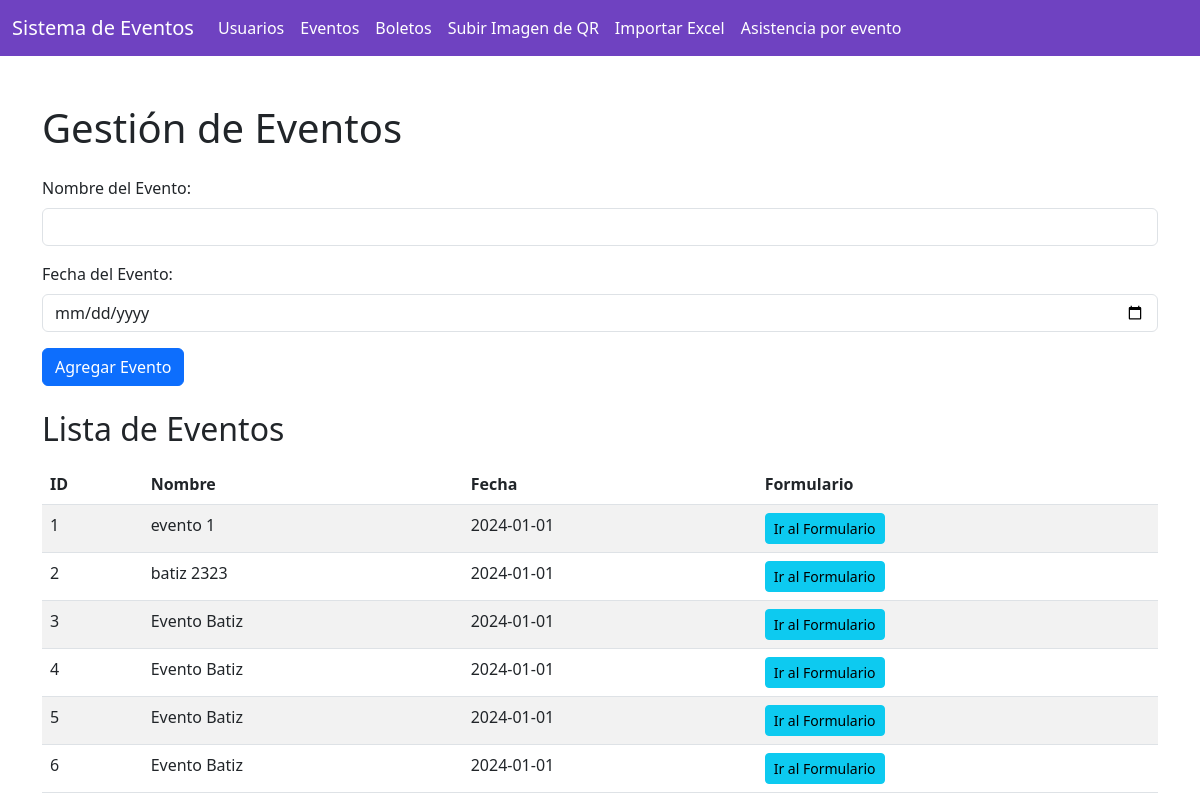
Page /eventos on the earlier database version.
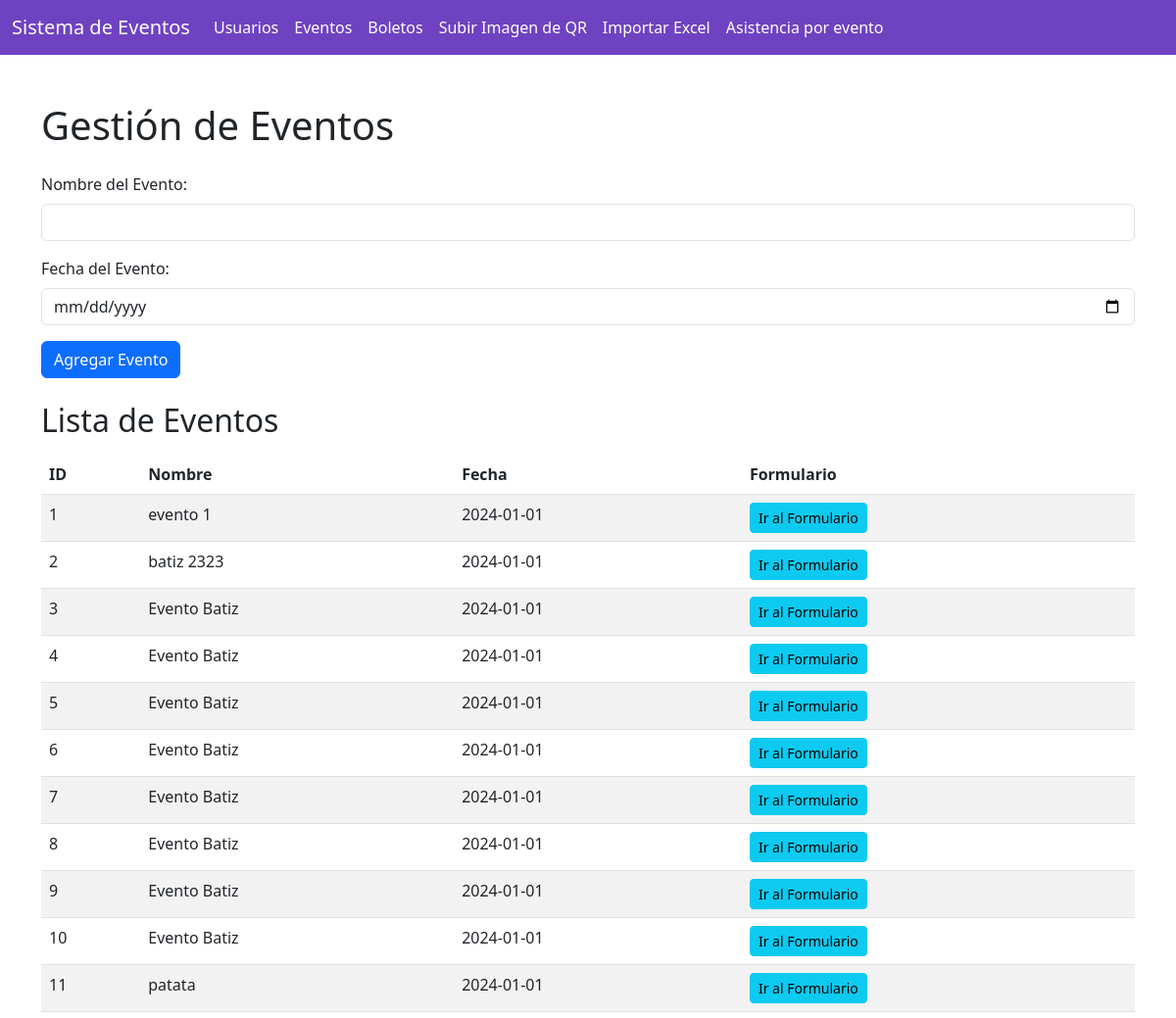
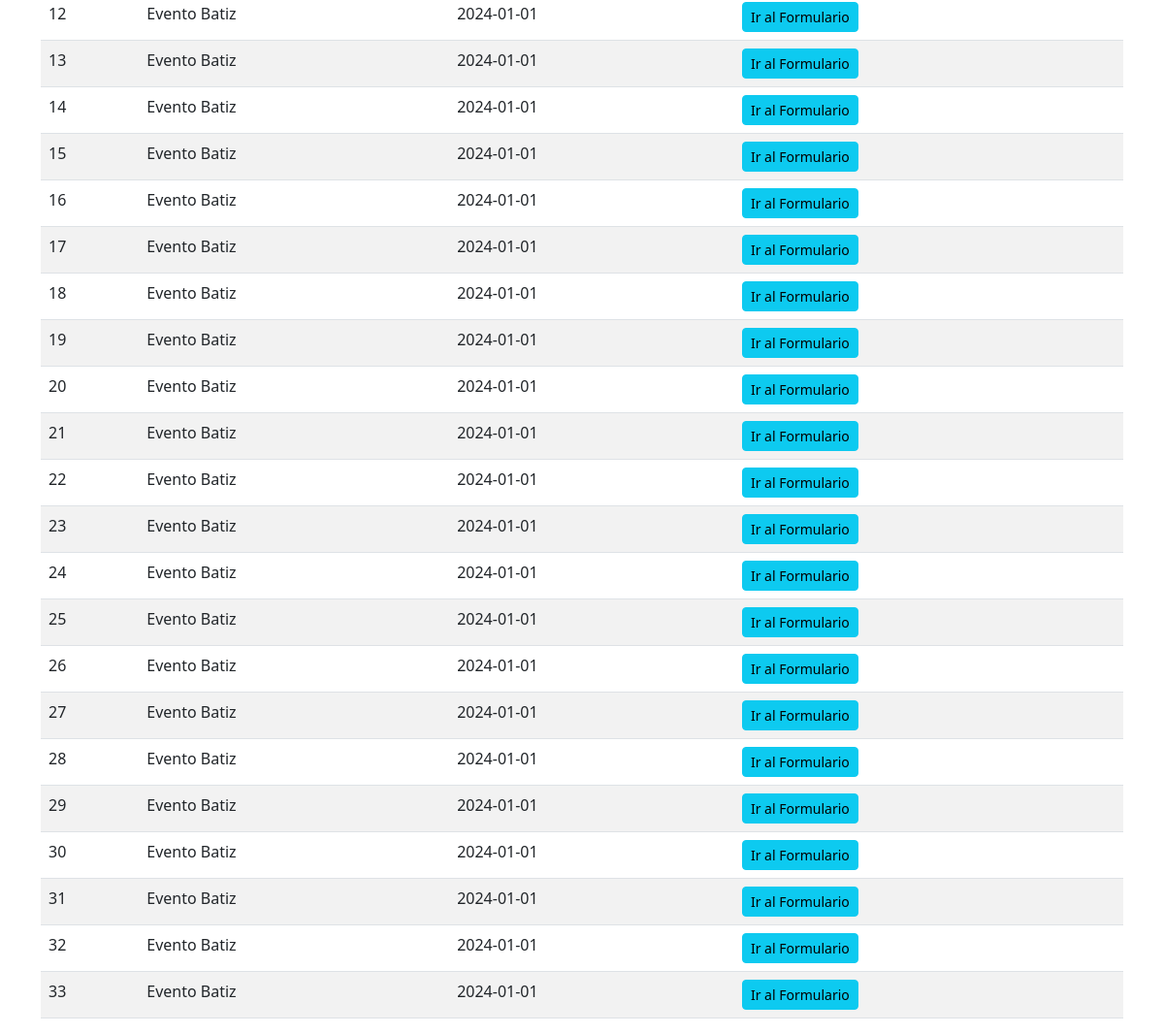
Same page on the later database version (2 pictures, top to bottom).
### app.py (models this page shows)
class Evento(db.Model):
    id = db.Column(db.Integer, primary_key=True)
    nombre = db.Column(db.String(100), nullable=False)
    fecha = db.Column(db.String(100), nullable=False)
    boletos = db.relationship('Boleto', backref='evento', lazy=True)

### app.py (the view, shortened to what this page needs)
@app.route('/eventos', methods=['GET', 'POST'])
def eventos():
    eventos = Evento.query.all()
    return render_template('eventos.html', eventos=eventos)

### templates/eventos.html (shortened to what this page needs)
<!DOCTYPE html>
<html lang="es">
  <head>
    <link
      href="https://cdn.jsdelivr.net/npm/bootstrap@5.3.0-alpha1/dist/css/bootstrap.min.css"
      rel="stylesheet"
    />
  </head>
  <body>
    {% include 'header.html' %}
    <div class="container mt-5">
      <h1 class="mb-4">Gestión de Eventos</h1>
      <form action="/eventos" method="POST" class="mb-4">
        <div class="mb-3">
          <label for="nombre" class="form-label">Nombre del Evento:</label>
          <input
            type="text"
            id="nombre"
            name="nombre"
            class="form-control"
            required
          />
        </div>
        <div class="mb-3">
          <label for="fecha" class="form-label">Fecha del Evento:</label>
          <input
            type="date"
            id="fecha"
            name="fecha"
            class="form-control"
            required
          />
        </div>
        <button type="submit" class="btn btn-primary">Agregar Evento</button>
      </form>
      <h2 class="mb-3">Lista de Eventos</h2>
      <table class="table table-striped">
        <thead>
          <tr>
            <th>ID</th>
            <th>Nombre</th>
            <th>Fecha</th>
            <th>Formulario</th>
          </tr>
        </thead>
        <tbody>
          {% for evento in eventos %}
          <tr>
            <td>{{ evento.id }}</td>
            <td>{{ evento.nombre }}</td>
            <td>{{ evento.fecha }}</td>
            <td>
              <a
                href="{{ url_for('formulario', evento_id=evento.id) }}"
                class="btn btn-info btn-sm"
                >Ir al Formulario</a
              >
            </td>
          </tr>
          {% endfor %}
        </tbody>
      </table>
    </div>
  </body>
</html>

Differences in the rows shown:
added Evento: id "7", nombre "Evento Batiz", fecha "2024-01-01"
added Evento: id "8", nombre "Evento Batiz", fecha "2024-01-01"
added Evento: id "9", nombre "Evento Batiz", fecha "2024-01-01"
added Evento: id "10", nombre "Evento Batiz", fecha "2024-01-01"
added Evento: id "11", nombre "patata", fecha "2024-01-01"
added Evento: id "12", nombre "Evento Batiz", fecha "2024-01-01"
added Evento: id "13", nombre "Evento Batiz", fecha "2024-01-01"
added Evento: id "14", nombre "Evento Batiz", fecha "2024-01-01"
added Evento: id "15", nombre "Evento Batiz", fecha "2024-01-01"
added Evento: id "16", nombre "Evento Batiz", fecha "2024-01-01"
added Evento: id "17", nombre "Evento Batiz", fecha "2024-01-01"
added Evento: id "18", nombre "Evento Batiz", fecha "2024-01-01"
added Evento: id "19", nombre "Evento Batiz", fecha "2024-01-01"
added Evento: id "20", nombre "Evento Batiz", fecha "2024-01-01"
added Evento: id "21", nombre "Evento Batiz", fecha "2024-01-01"
added Evento: id "22", nombre "Evento Batiz", fecha "2024-01-01"
added Evento: id "23", nombre "Evento Batiz", fecha "2024-01-01"
added Evento: id "24", nombre "Evento Batiz", fecha "2024-01-01"
added Evento: id "25", nombre "Evento Batiz", fecha "2024-01-01"
added Evento: id "26", nombre "Evento Batiz", fecha "2024-01-01"
added Evento: id "27", nombre "Evento Batiz", fecha "2024-01-01"
added Evento: id "28", nombre "Evento Batiz", fecha "2024-01-01"
added Evento: id "29", nombre "Evento Batiz", fecha "2024-01-01"
added Evento: id "30", nombre "Evento Batiz", fecha "2024-01-01"
added Evento: id "31", nombre "Evento Batiz", fecha "2024-01-01"
added Evento: id "32", nombre "Evento Batiz", fecha "2024-01-01"
added Evento: id "33", nombre "Evento Batiz", fecha "2024-01-01"
